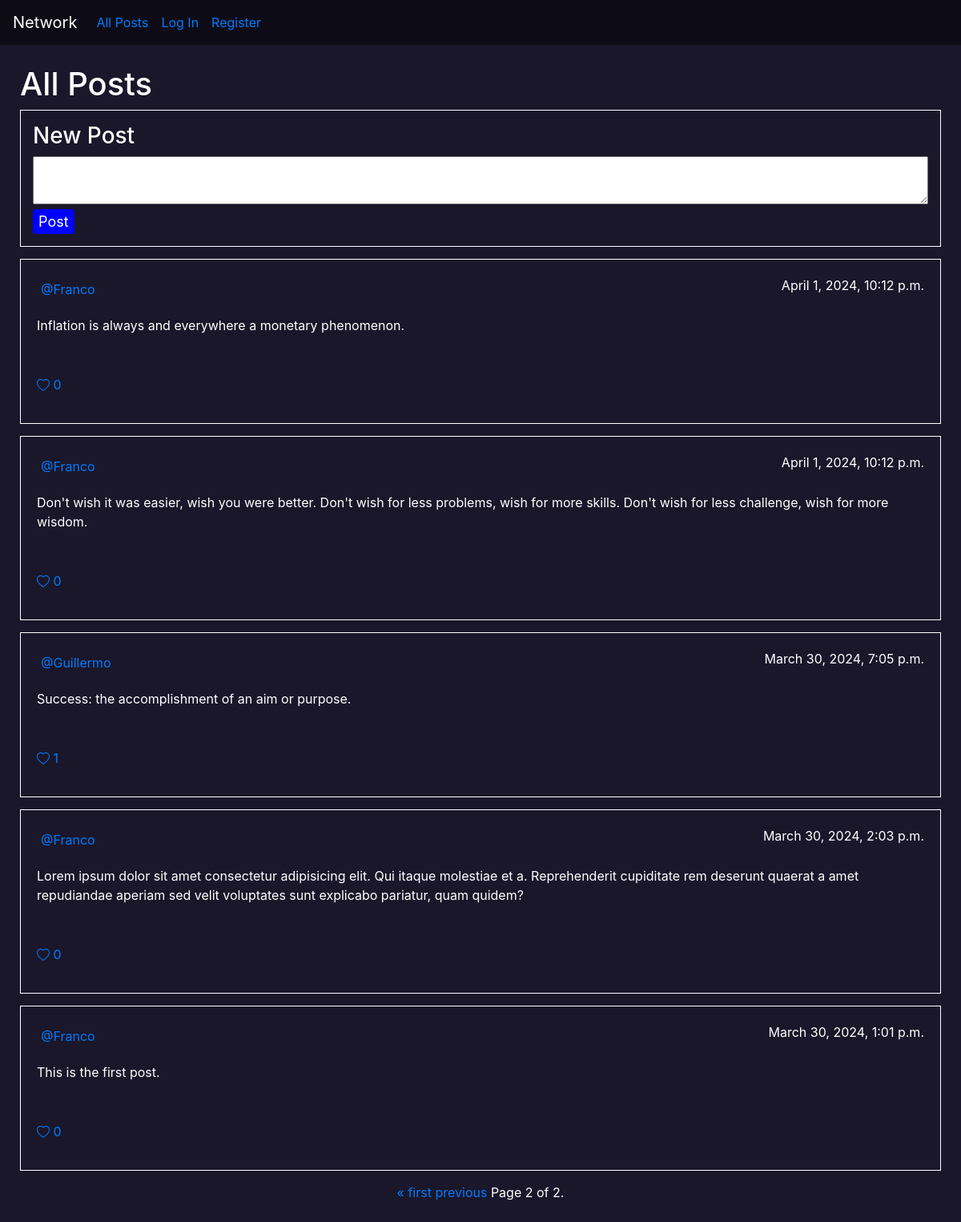
Screenshot of /?page=2 with the database file from the repository.
### network/models.py (models this page shows)
class Post(models.Model):
    user = models.ForeignKey(User, on_delete = models.CASCADE, related_name='post_user')
    text = models.CharField(max_length=280)
    date = models.DateTimeField(default=timezone.now())
    likes = models.ManyToManyField(User,blank=True, related_name='likes')

class User(AbstractUser):
    pass

### network/views.py (the view)
# urls.py: path("", views.index, name="index"),
def index(request):
    posts = Post.objects.all().order_by('-date')
    paginator = Paginator(posts,10)
    page_number = request.GET.get('page')
    posts = paginator.get_page(page_number)
    logged_user = request.user
    if request.user.is_authenticated:
        liked_post_ids = Post.objects.filter(likes=logged_user).values_list('id', flat=True)
    else:
        liked_post_ids = []
    return render(request, "network/index.html",{'posts':posts,'logged_user':logged_user,'liked_post_ids':liked_post_ids})

### network/templates/network/index.html (shortened to what this page needs)
{% extends "network/layout.html" %}
{% load static %}
{% block body %}
<div class="mid_section">
    <h1>All Posts</h1>
    <div id="new_post">
        <h3>New Post</h3>
        <div>
            <form action="{% url 'post' %}" method="POST">
                <textarea name="text" class="textarea" required></textarea>
                <input type="submit" value="Post" id="average_button">
            </form>
        </div>
    </div>
    {% if posts %}
        {% for post in posts %}
            <div class="post">
                <div class="top">
                    <div>
                        <a href="{% url 'profile' username=post.user %}">@{{ post.user }}</a>
                    </div>
                    <p>{{ post.date }}</p>
                </div>
                <div>
                    <p id="Paragraph{{post.pk}}">{{ post.text }}</p>
                </div>
                <div>
                    {%  if post.id in liked_post_ids %}
                        <button onclick="like('{{post.pk}}','like')" class="like-button" style="display: none;"  id="like_post{{post.pk}}">
                            &nbsp;
                            <p>
                                <svg xmlns="http://www.w3.org/2000/svg" width="16" height="16" fill="currentColor" class="bi bi-heart" viewBox="0 0 16 16">
                                    <path d="m8 2.748-.717-.737C5.6.281 2.514.878 1.4 3.053c-.523 1.023-.641 2.5.314 4.385.92 1.815 2.834 3.989 6.286 6.357 3.452-2.368 5.365-4.542 6.286-6.357.955-1.886.838-3.362.314-4.385C13.486.878 10.4.28 8.717 2.01zM8 15C-7.333 4.868 3.279-3.04 7.824 1.143q.09.083.176.171a3 3 0 0 1 .176-.17C12.72-3.042 23.333 4.867 8 15"/>
                                </svg> <span> {{ post.likes.all.count }}</span>
                            </p>
                        </button>
                        <button onclick="like('{{post.pk}}','unlike')" class="unlike-button" id="unlike_post{{post.pk}}">
                            &nbsp;
                            <p>
                                <svg xmlns="http://www.w3.org/2000/svg" width="16" height="16" fill="currentColor" class="bi bi-heart-fill" viewBox="0 0 16 16">
                                    <path fill-rule="evenodd" d="M8 1.314C12.438-3.248 23.534 4.735 8 15-7.534 4.736 3.562-3.248 8 1.314"/>
                                </svg> <span> {{ post.likes.all.count }}</span>
                            </p>
                        </button>
                    {% else %}
                        <button onclick="like('{{post.pk}}','like')" class="like-button" id="like_post{{post.pk}}">
                            <p>
                                 <span>{{ post.likes.all.count }}</span>
                            </p>
                        </button>
                    {% endif %}
                </div>
            </div>
        {% endfor %}
        <div class="pagination">
            <span class="step-links">
                {% if posts.has_previous %}
                    <a href="?page=1">&laquo; first</a>
                    <a href="?page={{ posts.previous_page_number }}">previous</a>
                {% endif %}
                <span class="current">
                    Page {{ posts.number }} of {{ posts.paginator.num_pages }}.
                </span>
            </span>
        </div>
    {% else %}
        <br>
        <div id="no_post">
            <strong>No posts so far</strong>
        </div>
    {% endif %}
</div>
{% endblock %}

### network/static/network/styles.css (style rules this page uses)
body { background-color: #1a172a; color: white; }
.mid_section { padding: 25px; }
#new_post { border: 1px solid white; padding: 15px; }
.textarea { width: 100%; padding-left: 10px; padding-top: 5px; max-height: 120px; min-height: 60px; }
#average_button { font-size: 18px; color: white; background-color: blue; border: 1px solid blue; border-radius: 10%; outline: none; }
.post { padding: 15px; border: 1px solid white; margin-top: 15px; display: flex; flex-direction: column; }
.post div { display: flex; margin: 5px; justify-content: space-between; }
.step-links { margin: 15px auto 0 auto; }
.like-button { padding: 0; border: none; background-color: #1a172a; color: #007bff; margin-top: 0; }

### rows the page displays
Post: user "Franco", date "April 1, 2024, 10:12 p.m.", text "Inflation is always and everywhere a monetary phenomenon.", likes.all.count "0"
Post: user "Franco", date "April 1, 2024, 10:12 p.m.", text "Don't wish it was easier, wish you were better. Don't wish for less problems, wish for more skills. Don't wish for less challenge, wish for more wisdom.", likes.all.count "0"
Post: user "Guillermo", date "March 30, 2024, 7:05 p.m.", text "Success: the accomplishment of an aim or purpose.", likes.all.count "1"
Post: user "Franco", date "March 30, 2024, 2:03 p.m.", text "Lorem ipsum dolor sit amet consectetur adipisicing elit. Qui itaque molestiae et a. Reprehenderit cupiditate rem deserunt quaerat a amet repudiandae aperiam sed velit voluptates sunt explicabo pariatur, quam quidem?", likes.all.count "0"
Post: user "Franco", date "March 30, 2024, 1:01 p.m.", text "This is the first post.", likes.all.count "0"

### other values shown
{{ posts.number }} "2"
{{ posts.paginator.num_pages }} "2"
